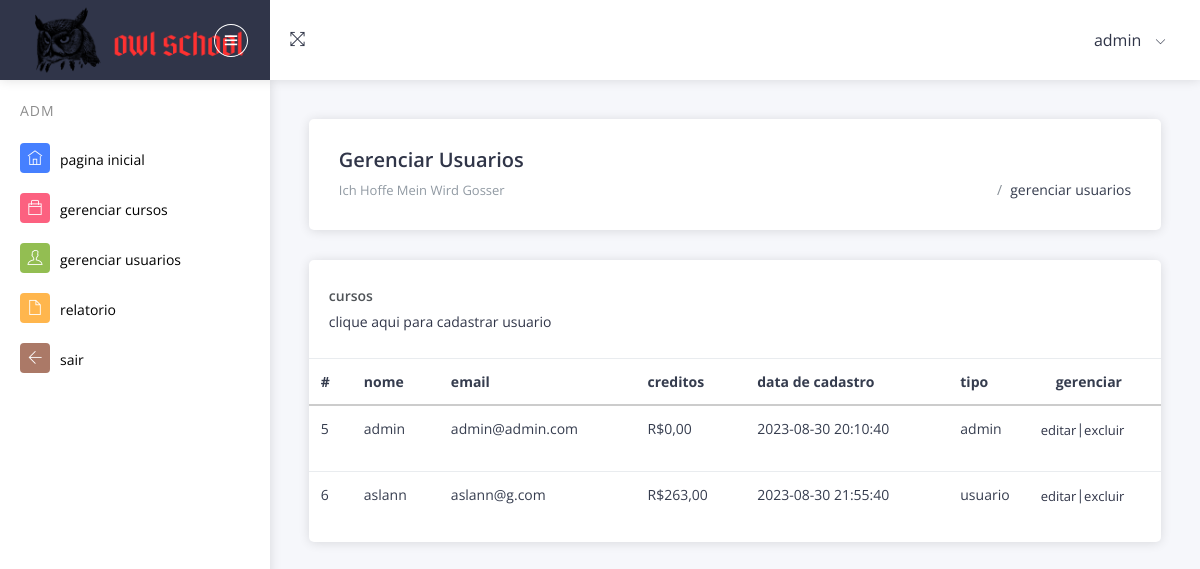
The page /index.php?p=gerenciar_usuarios (signed in) on the database its author committed.
### tables this page shows
CREATE TABLE `users` (
  `id` int(11) NOT NULL,
  `nome` varchar(100) NOT NULL,
  `senha` varchar(256) NOT NULL,
  `data_cadastro` datetime NOT NULL,
  `creditos` decimal(10,2) DEFAULT 0.00,
  `admin` tinyint(1) DEFAULT NULL,
  `email` varchar(200) NOT NULL
);

### pages/gerenciar_usuarios.php (the view, shortened to what this page needs)
<?php
include('lib/connection.php');
try {
    $stmt = $conn->prepare("SELECT * FROM users");
    $stmt->execute();
    $result = $stmt->fetchAll(PDO::FETCH_ASSOC);
} catch(PDOException $e) {
    exit("Erro na conexão: " . $e->getMessage());
}
?>
<div class="page-header card">
    <div class="row align-items-end">
        <div class="col-lg-8">
           <div class="page-header-title">
                <div class="d-inline">
                    <h4>gerenciar usuarios</h4>
                    <span>ich hoffe mein wird gosser</span>
                </div>
           </div>
        </div>
        <div class="col-lg-4">
            <div class="page-header-breadcrumb">
                <ul class="breadcrumb-title">
                    <li class="breadcrumb-item">
                        <a href="index.php">
                            <i class="icofont icofont-home"></i>
                        </a>
                    </li>
                    <li class="breadcrumb-item">gerenciar usuarios</li>
                </ul>
            </div>
        </div>
    </div>
</div>
<div class="page-body">
   <div class="row">
       <div class="col-sm-12">
          <div class="card">
          <div class="card-header">
            <h5>cursos</h5>
            <span><a href="index.php?p=cadastrar_usuario">clique aqui para cadastrar usuario</a></span>
          </div>
            <div class="card-block table-border-style">
                <div class="table-responsive">
                    <table class="table">
                        <thead>
                            <tr>
                                <th>#</th>
                                <th>nome</th>
                                <th>email</th>
                                <th>creditos</th>
                                <th>data de cadastro</th>
                                <th>tipo</th>
                                <th>gerenciar</th>
                            </tr>
                        </thead>
                        <tbody>
    <?php if (empty($result)) { ?>
        <tr>
            <td colspan="5">Nenhum usuario foi cadastrado</td>
        </tr>
    <?php } else {
        foreach ($result as $row) {
    ?>
        <tr>
            <td><?php echo $row['id']; ?></td>
            <td><?php echo $row['nome']; ?></td>
            <td><?php echo $row['email']; ?></td>
            <td>R$<?php echo number_format($row['creditos'], 2, ',', '.'); ?></td>
            <td><?php echo $row['data_cadastro']; ?></td>
            <td><?php if($row['admin'] == 0){echo 'usuario';}else{echo 'admin';}?></td>
            <td>
                <div class="row">
                    <a href="index.php?p=editar_usuario&id=<?php echo $row['id']; ?>">
                        <p>editar </p>
                    </a>   |
                    <a href="index.php?p=excluir_usuario&id=<?php echo $row['id']; ?>">
                        <p> excluir</p>
                    </a>
                </div>
            </td>
        </tr>
    <?php
        }
    }
    ?>
                        </tbody>
                    </table>
                </div>
            </div>
          </div>
       </div>
   </div>
</div>

### index.php (shortened to what this page needs)
<?php
    include('lib/connection.php');
    $pagina = "inicial.php";
    if(isset($_GET['p'])){
        $pagina = $_GET['p'].".php";
    }
    $id_usuario = $_SESSION['user'];
try {
    $cadastrados = $conn->prepare("SELECT * FROM `users` WHERE id = :id_usuario");
    $cadastrados->bindParam(':id_usuario', $id_usuario);
    $cadastrados->execute();
    $user = $cadastrados->fetch(PDO::FETCH_ASSOC);
} catch (PDOException $e) {
    echo "Error: " . $e->getMessage();
}
?>
<!DOCTYPE html>
<html lang="en">
<head>
    <link rel="stylesheet" type="text/css" href="assets/css/bootstrap/css/bootstrap.min.css">
    <link rel="stylesheet" type="text/css" href="assets/icon/themify-icons/themify-icons.css">
    <link rel="stylesheet" type="text/css" href="assets/icon/icofont/css/icofont.css">
    <link rel="stylesheet" type="text/css" href="assets/css/style.css">
    <link rel="stylesheet" type="text/css" href="assets/css/style2.css">
    <link rel="stylesheet" type="text/css" href="assets/css/style3.css">
    <link rel="stylesheet" type="text/css" href="assets/css/jquery.mCustomScrollbar.css">
</head>
<body>
    <div id="pcoded" class="pcoded">
        <div class="pcoded-container navbar-wrapper">
            <nav class="navbar header-navbar pcoded-header">
                <div class="navbar-wrapper">
                    <div class="navbar-logo">
                        <a class="mobile-menu" id="mobile-collapse" href="#!">
                            <i class="ti-menu"></i>
                        </a>
                        <a href="index.php">
                            <img class="img-fluid" src="assets/images/logo2.png" alt="Theme-Logo" />
                        </a>
                    </div>
                    <div class="navbar-container container-fluid">
                        <ul class="nav-left">
                            <li>
                                <a href="#!" onclick="javascript:toggleFullScreen()">
                                    <i class="ti-fullscreen"></i>
                                </a>
                            </li>
                        </ul>
                        <ul class="nav-right">
                            <li class="user-profile header-notification">
                                <a href="#!">
                                    <span><?php echo $user['nome']; ?></span>
                                    <i class="ti-angle-down"></i>
                                </a>
                            </li>
                        </ul>
                    </div>
                </div>
            </nav>
            <div class="pcoded-main-container">
                <div class="pcoded-wrapper">
                    <nav class="pcoded-navbar">
                        <div class="pcoded-inner-navbar main-menu">
                        <?php if(!isset($_SESSION['admin']) || $_SESSION['admin'] == 0){ ?>
                            <div class="pcoded-navigatio-lavel" data-i18n="nav.category.navigation">Layout</div>
                            <ul class="pcoded-item pcoded-left-item">
                                <li class="">
                                    <a href="index.php">
                                        <span class="pcoded-micon"><i class="ti-home"></i><b>D</b></span>
                                        <span class="pcoded-mtext" data-i18n="nav.dash.main">pagina inicial</span>
                                        <span class="pcoded-mcaret"></span>
                                    </a>
                                </li>
                                <li class="">
                                    <a href="index.php?p=loja_cursos">
                                        <span class="pcoded-micon"><i class="ti-bag"></i><b>D</b></span>
                                        <span class="pcoded-mtext" data-i18n="nav.dash.main">loja de cursos</span>
                                        <span class="pcoded-mcaret"></span>
                                    </a>
                                </li>
                                <li class="">
                                    <a href="index.php?p=meus_cursos">
                                        <span class="pcoded-micon"><i class="ti-control-play"></i><b>D</b></span>
                                        <span class="pcoded-mtext" data-i18n="nav.dash.main">meus cursos</span>
                                        <span class="pcoded-mcaret"></span>
                                    </a>
                                </li>
                                <li class="">
                                    <a href="logout.php">
                                        <span class="pcoded-micon"><i class="ti-arrow-left"></i><b>D</b></span>
                                        <span class="pcoded-mtext" data-i18n="nav.dash.main">sair</span>
                                        <span class="pcoded-mcaret"></span>
                                    </a>
                                </li>
                            </ul>
                            <?php } else { ?>
                            <div class="pcoded-navigatio-lavel" data-i18n="nav.category.navigation">ADM</div>
                            <ul class="pcoded-item pcoded-left-item">
                                <li class="">
                                    <a href="index.php">
                                        <span class="pcoded-micon"><i class="ti-home"></i><b>D</b></span>
                                        <span class="pcoded-mtext" data-i18n="nav.dash.main">pagina inicial</span>
                                    </a>
                                </li>
                                <li class="">
                                    <a href="index.php?p=gerenciar_cursos">
                                        <span class="pcoded-micon"><i class="ti-bag"></i><b>D</b></span>
                                        <span class="pcoded-mtext" data-i18n="nav.dash.main">gerenciar cursos</span>
                                    </a>
                                </li>
                                <li class="">
                                    <a href="index.php?p=gerenciar_usuarios">
                                        <span class="pcoded-micon"><i class="ti-user"></i><b>D</b></span>
                                        <span class="pcoded-mtext" data-i18n="nav.dash.main">gerenciar usuarios</span>
                                    </a>
                                </li>
                                <li class="">
                                    <a href="index.php?p=relatorio">
                                        <span class="pcoded-micon"><i class="ti-file"></i><b>D</b></span>
                                        <span class="pcoded-mtext" data-i18n="nav.dash.main">relatorio</span>
                                    </a>
                                </li>
                                <li class="">
                                    <a href="logout.php">
                                        <span class="pcoded-micon"><i class="ti-arrow-left"></i><b>D</b></span>
                                        <span class="pcoded-mtext" data-i18n="nav.dash.main">sair</span>
                                    </a>
                                </li>
                            </ul>
                            <?php } ?>
                        </div>
                    </nav>
                    <div class="pcoded-content">
                        <div class="pcoded-inner-content">
                            <div class="main-body">
                                <div class="page-wrapper">
                                    <?php include('pages/'.$pagina) ?>
                                </div>
                            </div>
                        </div>
                    </div>
                </div>
            </div>
        </div>
    </div>
</body>
</html>

### rows shown on the page
users: nome "admin", id "5", email "admin@admin.com", creditos "0,00", data_cadastro "2023-08-30 20:10:40", admin "admin"
users: id "6", nome "aslann", email "aslann@g.com", creditos "263,00", data_cadastro "2023-08-30 21:55:40", admin "usuario"
